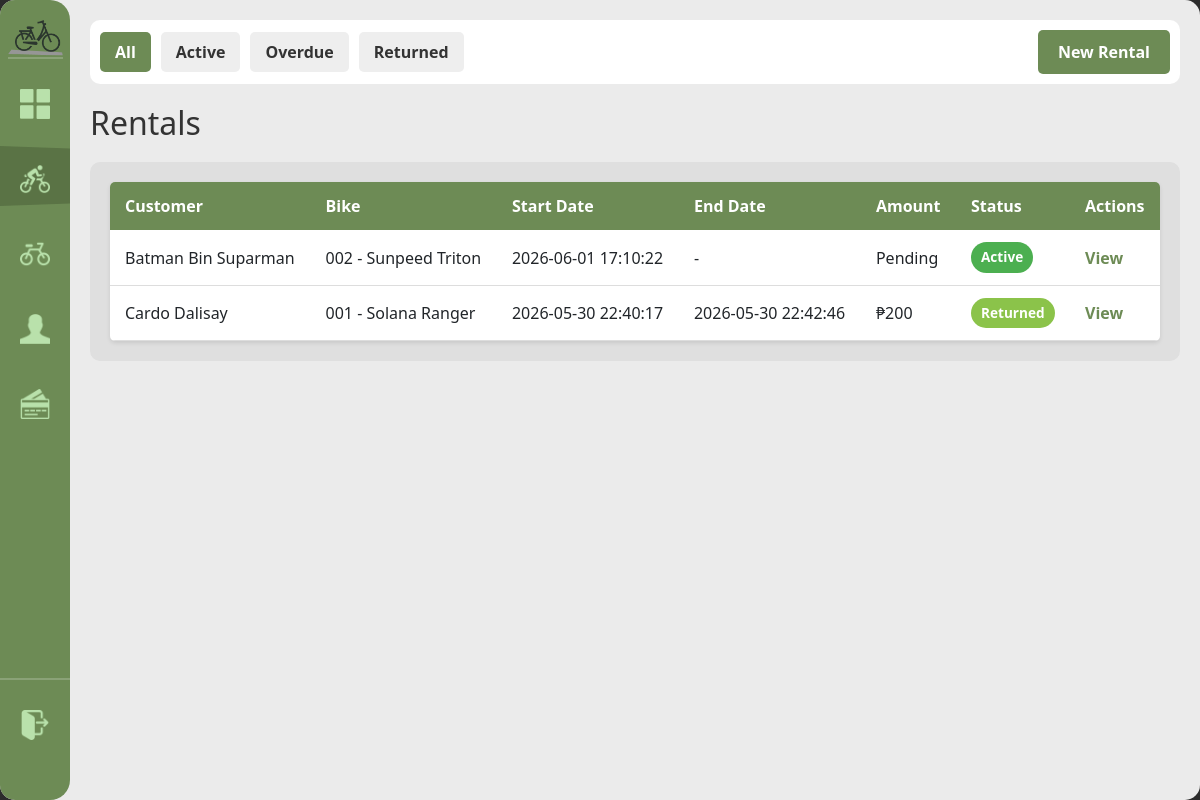
The page /rentals (signed in) on the database as committed earlier.
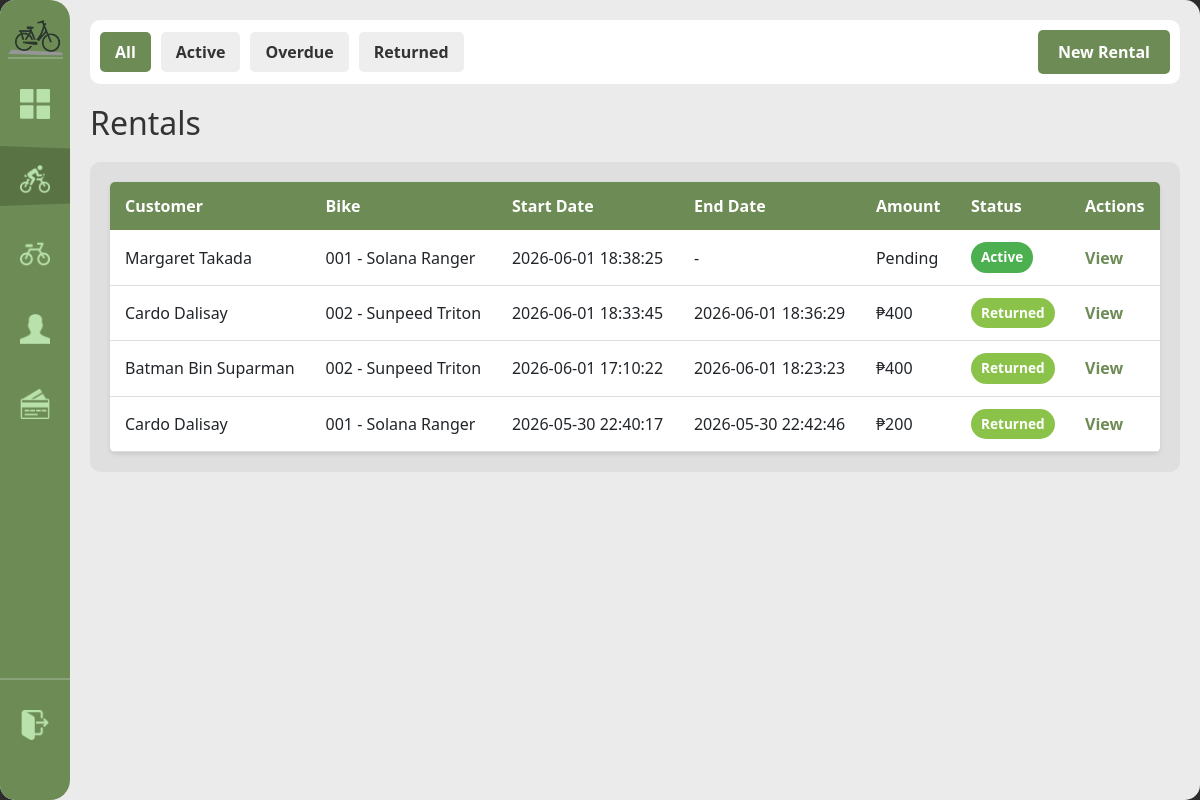
The same page on the database as committed later.
### tables this page shows
CREATE TABLE rents (
            rental_id INTEGER PRIMARY KEY AUTOINCREMENT,
            customer_id INTEGER NOT NULL,
            bike_id INTEGER NOT NULL,
            staff_id INTEGER REFERENCES staff(staff_id) ON UPDATE CASCADE ON DELETE SET NULL,
            rental_start DATETIME NOT NULL DEFAULT(datetime('now','localtime')),
            FOREIGN KEY(customer_id) REFERENCES customer(customer_id) ON DELETE CASCADE,
            FOREIGN KEY(bike_id) REFERENCES bike(bike_id) ON DELETE CASCADE
        );

CREATE TABLE bike (
            bike_id INTEGER PRIMARY KEY AUTOINCREMENT,
            bike_code TEXT NOT NULL UNIQUE,
            brand TEXT NOT NULL, model TEXT NOT NULL,
            color TEXT NOT NULL,
            bike_rate DECIMAL(8,2) NOT NULL DEFAULT 0,
            type TEXT NOT NULL DEFAULT 'standard',
            status TEXT NOT NULL DEFAULT 'available' CHECK(status IN('available','rented','retired')),
            date_added DATE NOT NULL DEFAULT(date('now','localtime'))
        );

### handlers/rentals_routes.py (the view)
@rentals_bp.route('/rentals')
@login_required
def rentals():
    status = request.args.get('status', 'all')
    rentals_list = database.get().get_all_rentals(status)
    customers_list = database.get().get_all_customers()
    bikes = database.get().get_available_bikes()
    return render_template('rentals.html', rentals=rentals_list, filter_status=status, customers=customers_list, bikes=bikes)

### app.py (called while the page is built)
def get_sidebar_state():
    return request.cookies.get('sidebarState') == 'expanded'

@app.context_processor
def inject_sidebar_state():
    return dict(sidebar_expanded=get_sidebar_state())

@app.context_processor
def inject_current_staff():
    staff = current_staff()
    return dict(current_staff=staff, is_admin=staff and staff.get("role") == "admin")

### modules/auth.py (called while the page is built)
def login_required(view):
    @wraps(view)
    def wrapped(*args, **kwargs):
        if not session.get("staff_id"):
            return redirect(url_for("login"))
        return view(*args, **kwargs)
    return wrapped

def current_staff():
    if not session.get("staff_id"):
        return None
    return {
        "staff_id": session.get("staff_id"),
        "username": session.get("username"),
        "first_name": session.get("first_name"),
        "last_name": session.get("last_name"),
        "role": session.get("role"),
    }

### modules/database.py (called while the page is built)
def get():
    if not db: init()
    return db

    def get_all_customers(self, search=""):
        q = f"%{search}%"
        return [dict(r) for r in self.conn.execute("SELECT * FROM customer WHERE first_name LIKE ? OR last_name LIKE ? OR contact_number LIKE ? OR email LIKE ? ORDER BY last_name,first_name", (q,q,q,q)).fetchall()]

    def get_available_bikes(self):
        return [dict(r) for r in self.conn.execute("SELECT * FROM bike WHERE status='available' ORDER BY bike_code").fetchall()]

### templates/rentals.html (shortened to what this page needs)
{% extends "base.html" %}
{% block content %}
<div class="top-bar">
    <div class="filter-controls">
        <a href="{{ url_for('rentals.rentals', status='all') }}" class="filter-btn {% if filter_status == 'all' %}active{% endif %}">All</a>
        <a href="{{ url_for('rentals.rentals', status='active') }}" class="filter-btn {% if filter_status == 'active' %}active{% endif %}">Active</a>
        <a href="{{ url_for('rentals.rentals', status='overdue') }}" class="filter-btn {% if filter_status == 'overdue' %}active{% endif %}">Overdue</a>
        <a href="{{ url_for('rentals.rentals', status='returned') }}" class="filter-btn {% if filter_status == 'returned' %}active{% endif %}">Returned</a>
        <button id="new-rental-btn" class="btn-primary" style="margin-left: auto;">New Rental</button>
    </div>
</div>
<h1>Rentals</h1>
<div class="content-grid">
    <div class="scroll-table-container">
        <table>
            <thead>
                <tr>
                <th>Customer</th>
                <th>Bike</th>
                <th>Start Date</th>
                <th>End Date</th>
                <th>Amount</th>
                <th>Status</th>
                <th>Actions</th>
            </tr>
        </thead>
        <tbody>
            {% for rental in rentals %}
            <tr>
                <td>{{ rental['customer_name'] }}</td>
                <td>{{ rental['bike_code'] }} - {{ rental['brand'] }} {{ rental['model'] }}</td>
                <td>{{ rental['rental_start'] }}</td>
                <td>{{ rental['rental_end'] or '-' }}</td>
                <td>{{ 'Pending' if rental['total_amount'] is none else '₱' ~ rental['total_amount'] }}</td>
                <td><span class="status-badge status-{{ rental['status'] }}">{{ rental['status'].title() }}</span></td>
                <td><a href="{{ url_for('rentals.rental_detail', rid=rental['rental_id']) }}">View</a></td>
            </tr>
            {% endfor %}
        </tbody>
    </table>
    </div>
</div>
{% endblock %}

### templates/base.html (shortened to what this page needs)
<!DOCTYPE html>
<html lang="en">
<head>
    <link rel="stylesheet" href="{{ url_for('static', filename='modals.css') }}">
    <link rel="stylesheet" href="{{ url_for('static', filename='style.css') }}">
</head>
<body>
    <div class="home-screen">
        <div class="sidebar" expand="{{ 'true' if sidebar_expanded else 'false' }}">
            <img class="sidebar-logo" src="{{url_for('static', filename='assets/imgs/Logo_mini.png') }}" alt="sidebar icon">
            <div class="nav-indicator"></div>
           <div class="nav-items">
                <a href="{{ url_for('home') }}"
                    class="nav-item" data-route="home">
                    <img src="{{ url_for('static', filename='assets/imgs/fsquare_icon.png') }}"   alt="Dashboard">
                </a>
                <a href="{{ url_for('rentals.rentals') }}"
                    class="nav-item" data-route="rentals.rentals">
                    <img src="{{ url_for('static', filename='assets/imgs/current_rent.png') }}"     alt="Rentals">
                </a>
                <a href="{{ url_for('bikes.registry') }}"
                    class="nav-item" data-route="bikes.registry">
                    <img src="{{ url_for('static', filename='assets/imgs/bike_icon.png') }}"       alt="Bikes">
                </a>
                <a href="{{ url_for('customers.customers') }}"
                    class="nav-item" data-route="customers.customers">
                    <img src="{{ url_for('static', filename='assets/imgs/person_icon.png') }}"   alt="Customers">
                </a>
                <a href="{{ url_for('payments.payments') }}"
                    class="nav-item" data-route="payments.payments">
                    <img src="{{ url_for('static', filename='assets/imgs/payments_icon.png') }}"    alt="Payments">
                </a>
            </div>
            <div class="logout-section">
                <a href="{{ url_for('logout') }}"
                    class="logout-btn" data-route="logout">
                    <img src="{{ url_for('static', filename='assets/imgs/logout_icon.png') }}" alt="Logout">
                </a>
            </div>
        </div>
        <div class="main-content">
            {% block content %}{% endblock %}
        </div>
    </div>

### static/style.css (style rules this page uses)
:root { --primary-green: #6D8B55; --secondary-green: #566d42; --bg-light: #EBEBEB; --white: #FFFFFF; --sidebar-collapsed: 70px; --sidebar-expanded: 165px; }
body { margin: 0; font-family: 'Segoe UI', Tahoma, Geneva, Verdana, sans-serif; background-color: #2C2C2C; }
.home-screen { height: 100vh; width: 100vw; margin: 0 auto; background-color: var(--bg-light); border-radius: 15px; overflow: hidden; position: relative; }
.sidebar { position: absolute; top: 0; left: 0; height: 100%; z-index: 10; background-color: var(--primary-green); width: var(--sidebar-collapsed); display: flex; flex-direction: column; border-top-right-radius: 20px; border-bottom-right-radius: 20px; overflow: hidden; box-sizing: border-box; }
.sidebar-logo { width: 55px; height: auto; margin-top: 20px; margin-left: 10px; border-bottom: 2px solid rgba(255,255,255,0.2); transition: margin 0.211s ease; }
.sidebar[expand="false"] .sidebar-logo { margin-left: auto; margin-right: auto; }
.nav-items { display: flex; flex-direction: column; margin-top: 20px; gap: 15px; position: relative; }
.nav-item-top, .nav-item { display: flex; align-items: center; padding: 10px 0px 20px 20px; color: var(--white); text-decoration: none; font-weight: bold; font-size: 0.9rem; white-space: nowrap; gap: 21px; }
.nav-item img { width: 30px; height: 30px; flex-shrink: 0; pointer-events: none; filter: invert(80%) sepia(20%) saturate(400%) hue-rotate(60deg); }
.logout-section { display: flex; flex-direction: column; margin-top: auto; margin-bottom: 20px; padding-bottom: 20px; border-top: 2px solid rgba(255, 255, 255, 0.2); padding-top: 20px; }
.logout-btn { display: flex; align-items: center; padding: 10px 0px 20px 20px; color: var(--white); text-decoration: none; font-weight: bold; font-size: 0.9rem; white-space: nowrap; gap: 21px; transition: all 0.3s ease; border-radius: 8px; }
.logout-btn img { width: 30px; height: 30px; flex-shrink: 0; pointer-events: none; filter: invert(80%) sepia(20%) saturate(400%) hue-rotate(60deg); }
.nav-indicator { position: absolute; left: 0; width: auto; height: auto; border-left: var(--sidebar-expanded) solid var(--secondary-green); border-top: 6px solid transparent; border-bottom: 6px solid transparent; transition: top 0.3s ease; opacity: 0.6; z-index: 0; }
.sidebar:not(:hover) .nav-indicator, .sidebar[expand="false"] .nav-indicator { transition: opacity 0.3s ease; opacity: 0.8; }
.main-content { padding: 20px; opacity: 1; flex-direction: column; margin-left: var(--sidebar-collapsed); height: 100%; overflow: auto; }
.top-bar { background-color: var(--white); opacity: 1; padding: 10px; border-radius: 10px; margin-bottom: 20px; }
.content-grid { display: flex; flex-grow: 1; opacity: 1; background-color: #DFDFDF; border-radius: 10px; }
.scroll-table-container { width: 100%; overflow-y: auto; max-height: calc(100vh - 260px); padding: 20px; box-sizing: border-box; }
.btn-primary, .btn-secondary, button[type="submit"] { padding: 10px 20px; border: none; border-radius: 5px; cursor: pointer; font-weight: bold; text-decoration: none; display: inline-block; transition: all 0.3s ease; }
.btn-primary, button[type="submit"] { background-color: var(--primary-green); color: white; }
table { width: 100%; border-collapse: collapse; background: white; border-radius: 5px; overflow: hidden; box-shadow: 0 2px 4px rgba(0,0,0,0.1); }
table thead { background-color: var(--primary-green); color: white; }
table th, table td { padding: 12px 15px; text-align: left; }
table tbody tr { border-bottom: 1px solid #ddd; }
table a { color: var(--primary-green); text-decoration: none; font-weight: bold; }
.status-badge { display: inline-block; padding: 5px 10px; border-radius: 20px; font-size: 0.85rem; font-weight: bold; }
.status-badge.status-active, .status-badge.status-available { background-color: #4CAF50; color: white; }
.status-badge.status-returned { background-color: #8BC34A; color: white; }
.filter-controls { display: flex; gap: 10px; opacity: 1; align-items: center; flex-wrap: wrap; }
.filter-btn { padding: 8px 15px; background-color: #eee; color: #333; border: none; border-radius: 5px; cursor: pointer; text-decoration: none; font-weight: bold; transition: all 0.3s ease; }
.filter-btn.active, .filter-btn:hover { background-color: var(--primary-green); color: white; }
h1, h2 { color: #333; margin: 10px 0; }
h1 { font-size: 2rem; margin-bottom: 20px; }

Rows that differ between the two databases and show on the page:
added rents: customer_name "Margaret Takada", bike_code "001", brand "Solana", model "Ranger", rental_start "2026-06-01 18:38:25", rental "-", total_amount "Pending", status "Active"
added rents: customer_name "Cardo Dalisay", bike_code "002", brand "Sunpeed", model "Triton", rental_start "2026-06-01 18:33:45", rental "2026-06-01 18:36:29", total_amount "₱400", status "Returned"
computed for rents (number 3 of 4 on the later page): rental "-" → "2026-06-01 18:23:23"; total_amount "Pending" → "₱400"; status "Active" → "Returned"
